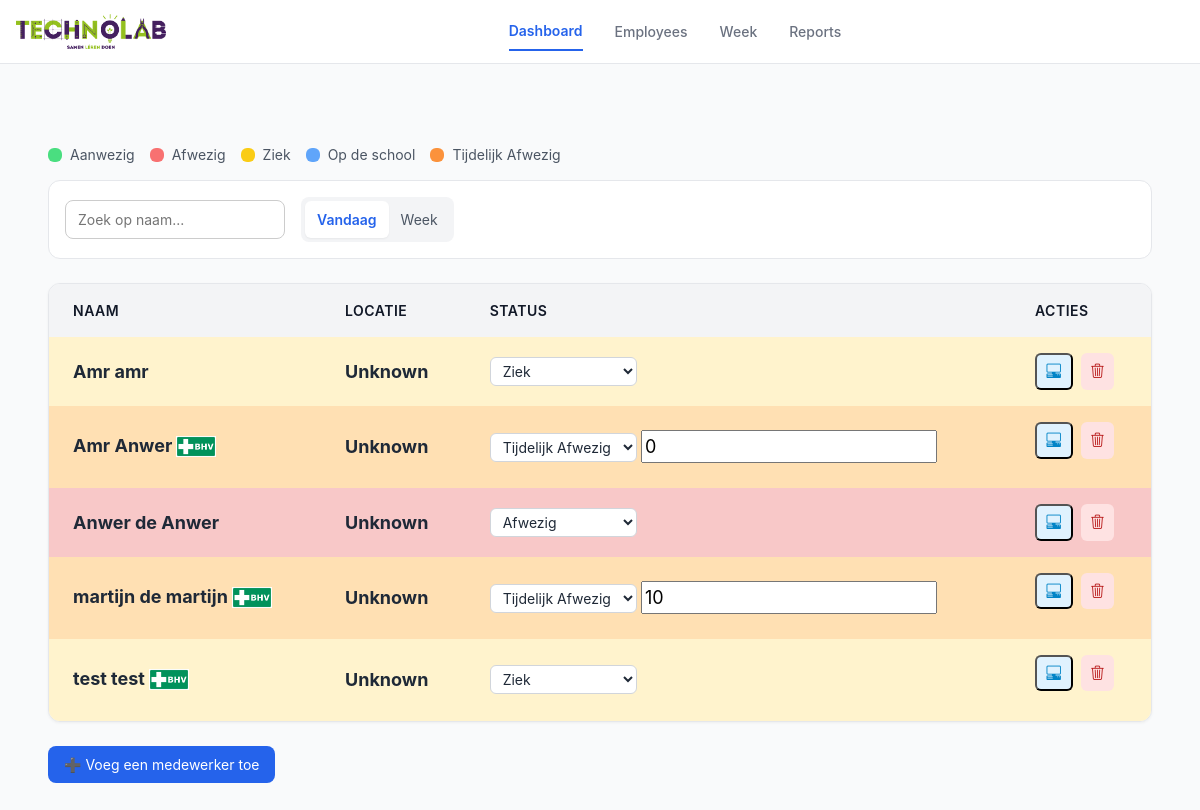
The app's page /dagplanning.php with its own data.
### tables this page shows
CREATE TABLE `werknemers` (
  `id` int(11) NOT NULL,
  `voornaam` varchar(50) NOT NULL,
  `tussenvoegsel` varchar(20) DEFAULT NULL,
  `achternaam` varchar(50) NOT NULL,
  `email` varchar(100) NOT NULL,
  `werkdag_ma` tinyint(1) DEFAULT 0,
  `werkdag_di` tinyint(1) DEFAULT 0,
  `werkdag_wo` tinyint(1) DEFAULT 0,
  `werkdag_do` tinyint(1) DEFAULT 0,
  `werkdag_vr` tinyint(1) DEFAULT 0,
  `sector` varchar(50) NOT NULL,
  `BHV` tinyint(1) DEFAULT 0,
  `status` enum('Ziek','Aanwezig','Op de school','Afwezig','Eefetjes Afwezig') DEFAULT 'Aanwezig',
  `status_ma` enum('Aanwezig','Afwezig','Ziek','Op de school','Eefetjes Afwezig') DEFAULT 'Afwezig',
  `status_di` enum('Aanwezig','Afwezig','Ziek','Op de school','Eefetjes Afwezig') DEFAULT 'Afwezig',
  `status_wo` enum('Aanwezig','Afwezig','Ziek','Op de school','Eefetjes Afwezig') DEFAULT 'Afwezig',
  `status_do` enum('Aanwezig','Afwezig','Ziek','Op de school','Eefetjes Afwezig') DEFAULT 'Afwezig',
  `status_vr` enum('Aanwezig','Afwezig','Ziek','Op de school','Eefetjes Afwezig') DEFAULT 'Afwezig',
  `duur_afwezig` int(11) DEFAULT 0
);

### dagplanning.php (the view, shortened to what this page needs)
<?php
try {
    $db = new PDO("mysql:host=localhost;dbname=technolab-dashboard", "root", "");
    $db->setAttribute(PDO::ATTR_ERRMODE, PDO::ERRMODE_EXCEPTION);
} catch (PDOException $e) {
    die("Fout!: " . $e->getMessage());
}
$today = date('N');
if ($today >= 1 && $today <= 5) {
    $db->exec("UPDATE werknemers SET status = 'Afwezig'
               WHERE status NOT IN ('Ziek','Eefetjes Afwezig','Op de school')");
}
$stmt = $db->query("SELECT id, voornaam, tussenvoegsel, achternaam, status, BHV, duur_afwezig
                    FROM werknemers
                    ORDER BY achternaam ASC, voornaam ASC");
$werknemers = $stmt->fetchAll(PDO::FETCH_ASSOC);
?>
<!DOCTYPE html>
<html lang="nl">
<head>
<link href="https://cdn.jsdelivr.net/npm/bootstrap@5.3.8/dist/css/bootstrap.min.css" rel="stylesheet">
<link rel="stylesheet" href="https://cdn.jsdelivr.net/npm/bootstrap-icons@1.13.1/font/bootstrap-icons.min.css">
<link href="css/dagplanning.css" rel="stylesheet"/>
    <link href="css/nav.css" rel="stylesheet"/>
</head>
<body>
<header class="header">
    <section class="logo-container">
        <a href="#" class="logo-link">
            <img src="image/technolab.png" alt="Technolab Logo" class="logo-icone">
        </a>
    </section>
    <nav class="nav" aria-label="Main Navigation">
        <a href="dagplanning.php" class="active">Dashboard</a>
        <a href="employees.php">Employees</a>
        <a href="week.php">Week</a>
        <a href="#">Reports</a>
    </nav>
</header>
    <main class="main">
        <div class="legend" style="display: flex; gap: 15px; margin: 15px 0;">
          <div><span class="dot status-aanwezig"></span> Aanwezig</div>
          <div><span class="dot status-afwezig"></span> Afwezig</div>
          <div><span class="dot status-ziek"></span> Ziek</div>
          <div><span class="dot status-opdeschool"></span> Op de school</div>
          <div><span class="dot status-eefetjes"></span> Tijdelijk Afwezig</div>
        </div>
        <div class="toolbar">
            <div class="toolbar-left">
                <div class="search-input">
                    <input type="text" id="search" placeholder="Zoek op naam...">
                </div>
                <div class="toggle-group">
                    <button class="toggle active">Vandaag</button>
                    <a href="week.php"><button class="toggle">Week</button></a>
                </div>
            </div>
        </div>
        <div class="table-container">
            <table>
                <thead>
                    <tr>
                        <th>Naam</th>
                        <th>Locatie</th>
                        <th>Status</th>
                        <th>Acties</th>
                    </tr>
                </thead>
                <tbody>
                <?php foreach($werknemers as $w):
                    $statusClass = match($w['status']){
                        'Aanwezig' => 'status-aanwezig',
                        'Afwezig' => 'status-afwezig',
                        'Ziek' => 'status-ziek',
                        'Op de school' => 'status-opdeschool',
                        'Eefetjes Afwezig' => 'status-eefetjes',
                        default => ''
                    };
                ?>
                    <tr class="<?= $statusClass ?>">
                        <td><?= ($w['voornaam'].' '.($w['tussenvoegsel']?$w['tussenvoegsel'].' ':'').$w['achternaam']) ?>   <span class="bhv <?= $w['BHV'] ? 'bhv-BHV' : 'bhv-BHV' ?>">
                        <?= $w['BHV'] ? '  <img src="image/BHV.png" alt="Technolab Logo" class="logo-icon">' : '' ?>
                            </span></td>
                        <td><?= $w['status']=='Aanwezig'?'Technolab':'Unknown' ?></td>
                        <td class="tijdelijk-afwezig">
                            <form method="post" action="">
                                <select class="filter-elements filter-lists" name="status" onchange="this.form.submit()">
                                    <option value="Afwezig" <?= $w['status']=='Afwezig'?'selected':'' ?>>Afwezig</option>
                                    <option value="Ziek" <?= $w['status']=='Ziek'?'selected':'' ?>>Ziek</option>
                                    <option value="Eefetjes Afwezig" <?= $w['status']=='Eefetjes Afwezig'?'selected':'' ?>>Tijdelijk Afwezig</option>
                                </select>
                                <?php if($w['status']=='Eefetjes Afwezig'): ?>
                                    <input type="number" name="duur_afwezig" value="<?= $w['duur_afwezig'] ?>" min="1" placeholder="uren">
                                <?php endif; ?>
                            </form>
                        </td>
                        <td class="action-icons">
                            <button class="btn-action btn-details" data-id="<?= $w['id'] ?>"><i class="bi bi-pc-display-horizontal"></i></button>
                            <a href="?delete=<?= $w['id'] ?>" class="btn-action btn-delete" onclick="return confirm('Weet je zeker?');"><i class="bi bi-trash3"></i></a>
                        </td>
                    </tr>
                <?php endforeach; ?>
                </tbody>
            </table>
        </div>
        <br>
        <a href="add.php"><button>➕ Voeg een medewerker toe</button></a>
    </main>
</body>
</html>

### css/dagplanning.css (style rules this page uses)
body { font-family: "Inter", sans-serif; background: #f9fafb; color: #1f2937; margin: 0; }
.header { position: sticky; top: 0; z-index: 10; display: flex; align-items: center; justify-content: space-between; height: 4rem; background: #fff; border-bottom: 1px solid #e5e7eb; padding: 0 2rem; }
.logo-container { display: flex; align-items: center; gap: 1rem; }
.logo-icon { width: 2rem; height: 2rem; color: #2563eb; }
.nav { display: flex; gap: 2rem; font-size: 0.875rem; font-weight: 500; }
.nav a { color: #6b7280; text-decoration: none; }
.nav .active { font-weight: 600; color: #2563eb; }
.main { flex: 1; background: #f9fafb; padding: 3rem; }
.legend { display: flex; align-items: center; gap: 1.5rem; margin-top: 1rem; }
.legend div { display: flex; align-items: center; gap: 0.5rem; font-size: 0.875rem; color: #4b5563; }
.dot { display: inline-block; width: 14px; height: 14px; border-radius: 50%; }
.dot.status-aanwezig { background: #4ade80; }
.dot.status-afwezig { background: #f87171; }
.dot.status-ziek { background: #facc15; }
.dot.status-opdeschool { background: #60a5fa; }
.dot.status-eefetjes { background: #fb923c; }
.toolbar { display: flex; justify-content: space-between; background: #fff; border: 1px solid #e5e7eb; border-radius: 0.75rem; padding: 1rem; margin-bottom: 1.5rem; flex-wrap: wrap; gap: 1rem; }
.toolbar-left, .toolbar-right { display: flex; align-items: center; gap: 1rem; }
.toggle-group { display: flex; background: #f3f4f6; border-radius: 0.5rem; padding: 0.25rem; }
.toggle { background: transparent; border: none; border-radius: 0.375rem; padding: 0.5rem 0.75rem; font-size: 0.875rem; cursor: pointer; color: #4b5563; }
.toggle.active { background: #fff; color: #2563eb; font-weight: 600; box-shadow: 0 1px 2px rgba(0,0,0,0.05); }
.table-container { background: #fff; border: 1px solid #e5e7eb; border-radius: 0.75rem; overflow-x: auto; box-shadow: 0 1px 3px rgba(0,0,0,0.05); }
table { width: 100%; border-collapse: collapse; min-width: 600px; }
thead { background: #f3f4f6; }
th, td { padding: 1rem 1.5rem; text-align: left; font-size: 0.875rem; }
th { font-weight: 600; color: #111827; text-transform: uppercase; letter-spacing: 0.5px; }
td { font-size: 18px; color: #1f2937; vertical-align: middle; }
tr { transition: background 0.2s; }
.status-aanwezig { background-color: #f0fdf4; }
.status-afwezig { background-color: #fef2f2; }
.status-ziek { background-color: #fef9c3; }
.status-opdeschool { background-color: #f0f9ff; }
.status-eefetjes { background-color: #fff7ed; }
a { color: #2563eb; text-decoration: none; transition: color 0.2s; }
a > button { background: #2563eb; color: #fff; border: none; border-radius: 0.5rem; padding: 0.5rem 1rem; font-size: 0.875rem; cursor: pointer; transition: background 0.2s, transform 0.1s; }
select.filter-elements { padding: 0.25rem 0.5rem; border: 1px solid #d1d5db; border-radius: 0.375rem; font-size: 0.875rem; background: #fff; color: #1f2937; cursor: pointer; transition: border-color 0.2s; }
.action-icons { display: flex; gap: 0.5rem; }
.btn-action { display: inline-flex; align-items: center; justify-content: center; padding: 0.35rem 0.6rem; border-radius: 0.375rem; font-size: 0.9rem; color: #374151; transition: background 0.2s, color 0.2s; text-decoration: none; }
.btn-details { background-color: #e0f2fe; color: #0284c7; }
.btn-delete { background-color: #fee2e2; color: #b91c1c; }
.status-aanwezig { background: #c8f7c5; color: #256029; padding: 4px 5px; border-radius: 6px; font-weight: bold; }
.status-afwezig { background: #f8c8c8; color: #7d2020; padding: 4px 5px; border-radius: 6px; font-weight: bold; }
.status-ziek { background: #fff3cd; color: #856404; padding: 4px 5px; border-radius: 6px; font-weight: bold; }
.status-opdeschool { background: #d6eaff; color: #004085; padding: 4px 5px; border-radius: 6px; font-weight: bold; }
.status-eefetjes { background: #ffe0b3; color: #804000; padding: 4px 5px; border-radius: 6px; font-weight: bold; }
.search-input { position: relative; }
.search-input input { padding: 8px 12px; border-radius: 8px; border: 1px solid #ccc; font-size: 14px; width: 220px; transition: border-color 0.2s; }

### records on screen
werknemers: voornaam "Amr", achternaam "amr", shows "Unknown", status "Ziek"
werknemers: voornaam "Amr", achternaam "Anwer", BHV 1 (drawn), shows "Unknown", status "Tijdelijk Afwezig", duur_afwezig "0"
werknemers: voornaam "Anwer", tussenvoegsel "de", achternaam "Anwer", shows "Unknown", status "Afwezig"
werknemers: voornaam "martijn", tussenvoegsel "de", achternaam "martijn", BHV 1 (drawn), shows "Unknown", status "Tijdelijk Afwezig", duur_afwezig "10"
werknemers: voornaam "test", achternaam "test", BHV 1 (drawn), shows "Unknown", status "Ziek"
